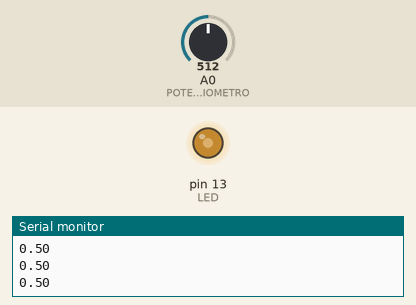
A sketch run on a simulated Arduino Uno, built with avr-gcc and run on an emulated ATmega328P. Shown: output pins drawn as LEDs (lit = HIGH), the last lines printed to the serial monitor. The test bench sets the inputs (shaded band); at power-on: A0 (POTENCIOMETRO) = 512.

Above: at 0.8 s.
1.3 s: A0 (POTENCIOMETRO) set to 716
4.3 s: A0 (POTENCIOMETRO) set to 1023
At 5.5 s:
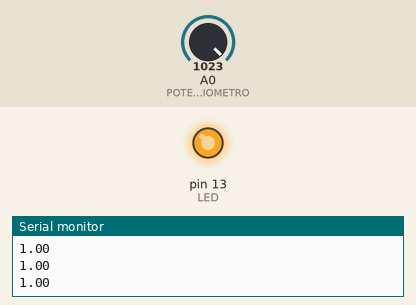
5.8 s: A0 (POTENCIOMETRO) set to 306
At 6.7 s:
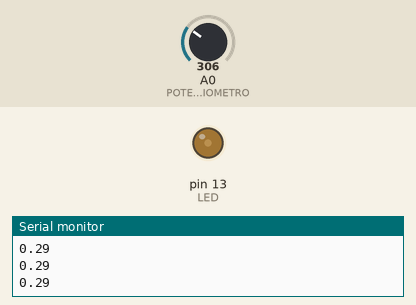
8.8 s: A0 (POTENCIOMETRO) set to 0
At 10.0 s:
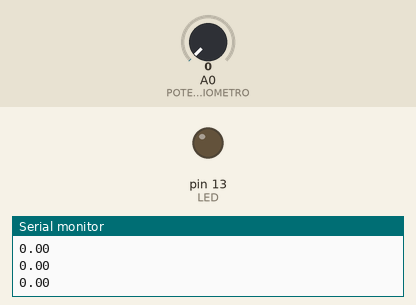
Timing chart, 0 to 11.4 s (numbered marks = the images above; inputs shaded):
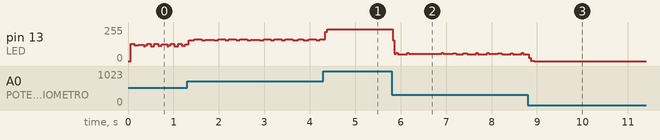

The sketch:

14092018a.ino
```cpp
#define POTENCIOMETRO A0
#define LED 13

int periodo = 10;
float dc = 0.0;

void setup() {
  Serial.begin(9600);
  pinMode(LED, OUTPUT);
}

void loop() {
  dc = (float) map(analogRead(POTENCIOMETRO), 0, 1023, 0, 100) / 100.0;
  Serial.println(dc);
  pwm(dc);
}

void pwm(float DC) {
  digitalWrite(LED, HIGH);
  delay(DC * periodo);
  digitalWrite(LED, LOW);
  delay((1 - DC) * periodo);
}
```
